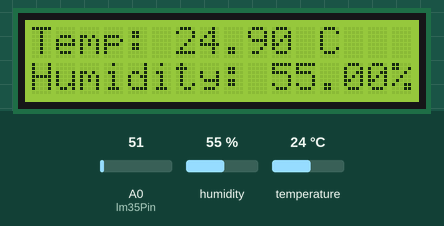
Simulated run of this sketch. Board: Arduino Uno, built with avr-gcc and run on an emulated ATmega328P. Parts: 16×2 character LCD. The inputs (shaded band) are chosen by the test bench; at power-on: humidity 55 %, A0 (lm35Pin) = 51, temperature 24 °C. The modem accepts every AT command (registered, SIM ready, sends succeed) and sends nothing else; what the sketch prints to the serial monitor is not drawn.

Above: at 1.6 s.
1.7 s: humidity set to 22 %
At 12.9 s:
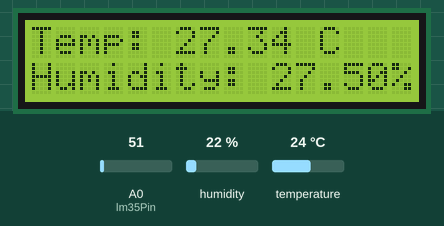
14.6 s: A0 (lm35Pin) set to 61
At 16.0 s:
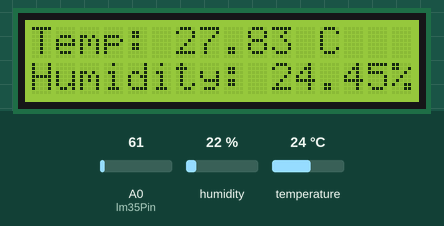
17.7 s: humidity set to 40 %
At 18.9 s:
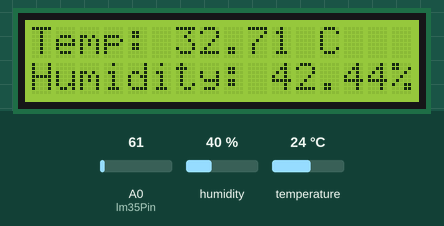
20.7 s: A0 (lm35Pin) set to 71
At 21.8 s:
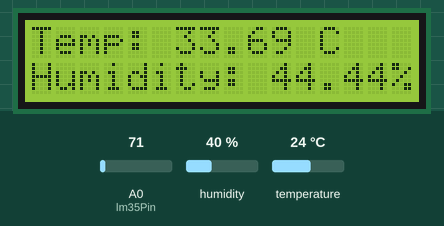
23.8 s: humidity set to 68 %
At 25.7 s:
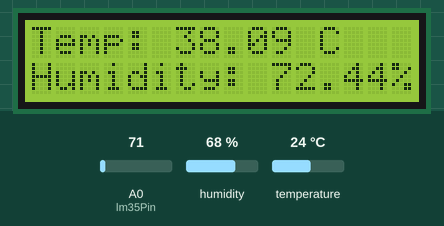
31.9 s: A0 (lm35Pin) set to 86
At 37.7 s:
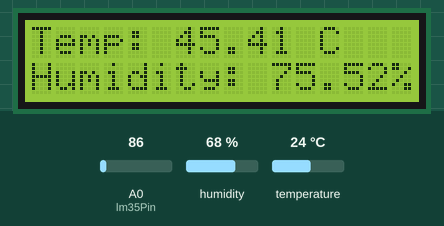
Timing chart, 0 to 39.2 s (numbered marks = the images above; inputs shaded):
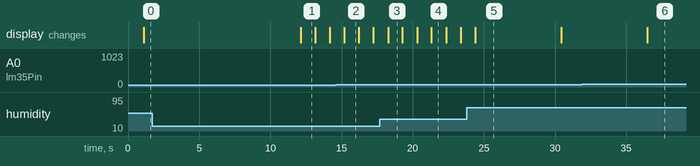

The sketch:

TemperatureArduino.ino
```cpp
#include <SoftwareSerial.h>
#include <LiquidCrystal.h>
#include <DHT.h>

#define DHTPIN A2
#define DHTTYPE DHT11

SoftwareSerial sim800Serial(7, 8); // RX, TX
LiquidCrystal lcd(2, 3, 4, 5, 11, 12);


DHT dht(DHTPIN, DHTTYPE);


int lm35Pin = A0; // LM35 sensor connected to analog pin A0
int hr202lPin = A1; // HR202L sensor connected to analog pin A1
int lm35Value = 0;
int hr202lValue = 0;
float temperature = 0, humidity = 0;
int n = 0;
int x = 40, y = 10, l = 60, h = 10;
char sended = 0;

void setup() {
  sim800Serial.begin(115200); // Start the software serial communication with SIM800 module
  lcd.begin(16, 2); // Set up the LCD's number of columns and rows
  dht.begin();
  Serial.begin(115200);
}

void loop() {
  n = 10;
  while (n) {
    lm35Value += analogRead(lm35Pin);
    n--;
    delay(50);
  }
  lm35Value /= 10;
  temperature = (lm35Value * 5.0 * 100.0) / 1024.0;

  n = 10;
  while (n) {
    humidity += dht.readHumidity();
    n--;
    delay(50);
  }
  humidity /= 10;

  Serial.println(temperature);
  Serial.println(humidity);

  lcd.clear();
  lcd.setCursor(0, 0);
  lcd.print("Temp: ");
  lcd.print(temperature);
  lcd.print(" C");
  lcd.setCursor(0, 1);
  lcd.print("Humidity: ");
  lcd.print(humidity);
  lcd.print("%");

  if (temperature > x || temperature < y) { //x = high temp, y = low temp
    SMS(0, temperature);
    delay(2000);
  }
  if (humidity > l || humidity < h) { //l = high humidity, h = low humidity
    SMS(1, humidity);
    delay(2000);
  }

  if (sended < 1) {
    SMS(0, temperature);
    delay(3000);
    SMS(1, humidity);
    delay(1000);
    sended++;
  }
}

void SMS(bool f, float value) {
  // Send the temperature and humidity data via SMS
  sim800Serial.println("AT");
  sim800Serial.println("AT+CREG=1");
  sim800Serial.println("AT+CMGF=1"); // Set the SMS mode to text
  delay(1000);
  sim800Serial.println("AT+CMGS=\"09934418679\""); // Replace with the phone number to send the SMS to
  delay(1000);
  if (!f) {
    sim800Serial.print("Temperature: ");
    sim800Serial.print(value);
    sim800Serial.print(" C");
  } else {
    sim800Serial.print("Humidity: ");
    sim800Serial.print(humidity);
  }
  sim800Serial.write(26); // End the SMS with Ctrl+Z
  delay(1000);
}
```

Measured:
- after the input at 1.7 s, the display: changes after 10.4 s (image 1)
- after the input at 17.7 s, the display: changes after 0.57 s (image 3)
- after the input at 20.7 s, the display: changes after 0.62 s (image 4)
- after the input at 23.8 s, the display: changes after 0.59 s (image 5)
- what the display in image 1 shows lasts 1.1 s, from 12.1 s to 13.2 s
- what the display in image 5 shows lasts 6.0 s, from 24.4 s to 30.4 s
